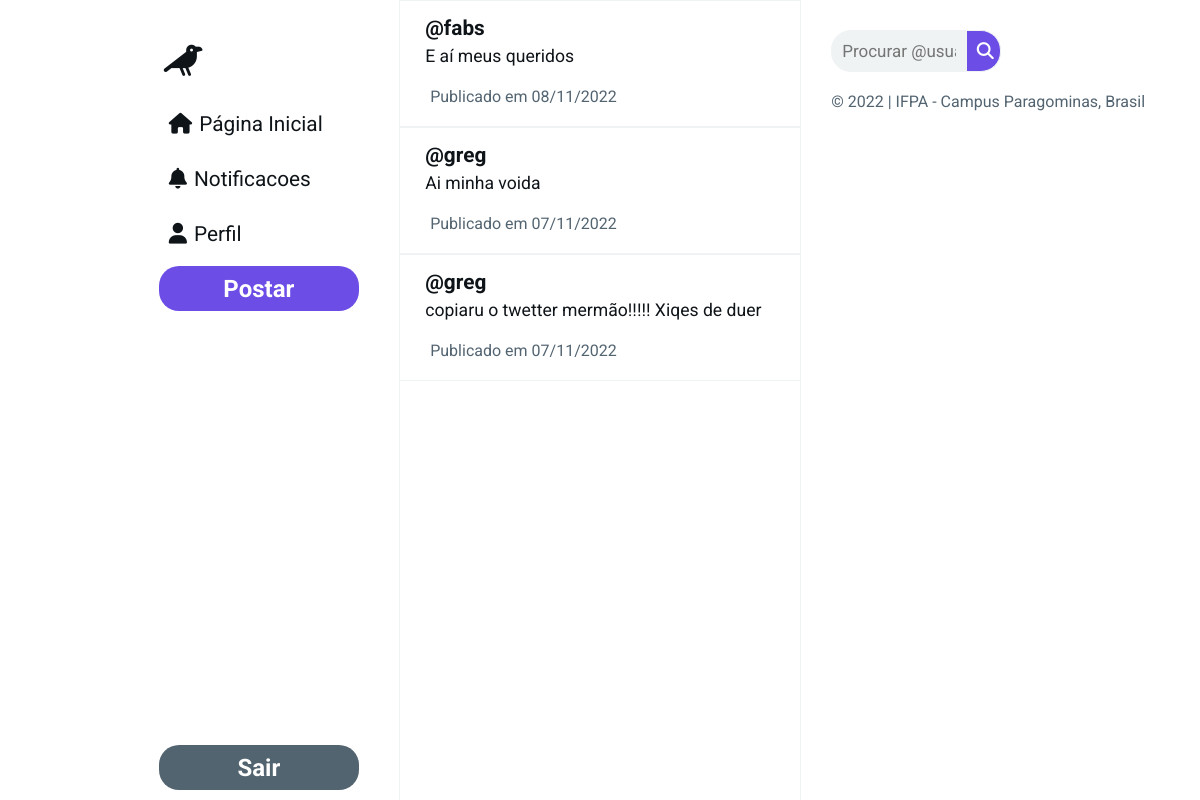
/home (signed in), run on the app's committed database.
### tables this page shows
CREATE TABLE Publicacoes(
    id INT AUTO_INCREMENT,
    texto VARCHAR(280) NOT NULL,
    dt_publicacao DATE NOT NULL,
    id_usuario INT NOT NULL,
    FOREIGN KEY(id_usuario) REFERENCES Usuarios(id),
    PRIMARY KEY(id)
);

CREATE TABLE Usuarios(
    id INT AUTO_INCREMENT,
    nome_usuario VARCHAR(16) NOT NULL UNIQUE,
    email VARCHAR(64) NOT NULL UNIQUE,
    senha VARCHAR(16) NOT NULL,
    dt_usuario DATE NOT NULL,
    PRIMARY KEY(id)
);

### pdo.php (called while the page is built, shortened)
<?php
$pdo = new PDO('mysql:host=localhost;dbname=dbsite', 'root', '');
$usuarioAtual = '';
$usuarioOn = isset($_SESSION['usuario']) ? 'true' : 'false';
if ($usuarioOn === 'true') {
    $usuarioAtual = $_SESSION['usuario'];
}
$getPostsDoUsuario = $pdo->prepare("SELECT u.nome_usuario, pub.texto, DATE_FORMAT(pub.dt_publicacao, '%d/%m/%Y') AS dt_publicacao FROM Publicacoes AS pub INNER JOIN Usuarios AS u ON u.id = pub.id_usuario WHERE u.nome_usuario = ?");
$getPostsDoUsuario->execute(array($usuarioAtual));
$postsUsuarioInfo = $getPostsDoUsuario->fetchAll();
if (!isset($_GET['usuario-pesquisado'])) {
    $pesquisou = false;
    $existePosts = true;
    $getPosts = $pdo->prepare("SELECT u.nome_usuario, pub.texto, DATE_FORMAT(pub.dt_publicacao, '%d/%m/%Y') AS dt_publicacao FROM Publicacoes AS pub INNER JOIN Usuarios AS u ON u.id = pub.id_usuario  ORDER BY pub.id DESC");
    $getPosts->execute();
    $posts = $getPosts->fetchAll();
}

### pages/home.php (the view, shortened to what this page needs)
<?php
if (!$pesquisou && $existePosts) {
    foreach ($posts as $key => $value) {
        if ($value['nome_usuario'] !== $usuarioAtual) {
            echo
            "
        <div class=\"post\">
            <p class=\"nome-usuario\"><a href=\"", INCLUDE_PATH, "${value['nome_usuario']}\">${value['nome_usuario']}</a></p>
            <p class=\"txt-post\">${value['texto']}</p>
            <div class=\"rodape-publicaco\">
                <p class=\"data-publicacao\">Publicado em ${value['dt_publicacao']}</p>
            </div>
        </div>";
        } else {
            echo
            "
        <div class=\"post\">
            <p class=\"nome-usuario\"><a href=\"", INCLUDE_PATH, "perfil\">${value['nome_usuario']}</a></p>
            <p class=\"txt-post\">${value['texto']}</p>
            <div class=\"rodape-publicaco\">
                <p class=\"data-publicacao\">Publicado em ${value['dt_publicacao']}</p>
            </div>
        </div>";
        }
    }
} else if ($pesquisou) {
    if ($encontrou) {
        foreach ($usuariosEncontrados as $key => $value) {
            if ($value['nome_usuario'] !== $usuarioAtual) {
                echo
                "
            <div class=\"post usuarios\">
                <p class=\"icon-perfil-minimizado\"><i class=\"fa-solid fa-user\"></i></p>
                <div>
                    <p class=\"nome-usuario\"><a href=\"", INCLUDE_PATH, "${value['nome_usuario']}\">${value['nome_usuario']}</a></p>
                    <p class=\"nome-completo-perfil\">${value['nome']} ${value['sobrenome']}</p>
                </div>
            </div>
            ";
            } else {
                echo
                "
            <div class=\"post usuarios\">
                <p class=\"icon-perfil-minimizado\"><i class=\"fa-solid fa-user\"></i></p>
                <div>
                    <p class=\"nome-usuario\"><a href=\"", INCLUDE_PATH, "perfil\">${value['nome_usuario']}</a></p>
                    <p class=\"nome-completo-perfil\">${value['nome']} ${value['sobrenome']}</p>
                </div>
            </div>
            ";
            }
        }
    } else {
        echo "<h2 class=\"sem-posts\"><i class=\"fa-solid fa-user-xmark\"></i> Ops... nenhum usuário encontrado.</h2>";
    }
} else {
    echo "<h2 class=\"sem-posts\"><i class=\"fa-solid fa-comment-slash\"></i> Ops... nada para ver aqui</h2>";
}

### index.php (shortened to what this page needs)
<?php
include('pdo.php');
?>
<!DOCTYPE html>
<html lang="pt-br">
<head>
    <link rel="stylesheet" href="<?php echo INCLUDE_PATH; ?>css/style.css">
</head>
<body>
    <?php
    if ($usuarioAtual !== '') {
        echo '
    <header>
        <nav>
            <h1><a href="' . INCLUDE_PATH . '"><i class="fa-solid fa-crow"></i></a></h1>
            <ul>
                <li><a href="' . INCLUDE_PATH . '" target="_self"><i class="fa-solid fa-house"></i> Página Inicial</a></li>
                <li><a href="' . INCLUDE_PATH . 'notificacoes" target="_self"><i class="fa-solid fa-bell"></i> Notificacoes</a></li>
                <li><a href="' . INCLUDE_PATH . 'perfil" target="_self"><i class="fa-solid fa-user"></i> Perfil</a></li>
            </ul>
            <button name="post" class="btn-post"><a href="' . INCLUDE_PATH . 'posts">Postar</a></button>
        </nav>
        <form action="" method="post">
            <button name="sair" class="btn-post sair show-modal" type="submit">Sair</button>
            </form>
    </header>';
    }
    ?>
    <main>
        <?php
        $url = isset($_GET['url']) ? $_GET['url'] : 'home';
        if (file_exists('pages/' . $url . '.php')) {
            include('pages/' . $url . '.php');
        } else {
            include('pages/404.php');
        }
        ?>
    </main>
    <?php
    if ($usuarioAtual !== '') {
        echo '
    <footer>
        <form action="' . INCLUDE_PATH . 'home" method="get" class="pesquisar-usuario">
            <input type="text" name="usuario-pesquisado" id="usuario-search" placeholder="Procurar @usuário...">
            <button type="hidden"><i class="fa fa-search"></i></button>
        </form>
        <p>© <span id="year"></span> | IFPA - Campus Paragominas, Brasil</p>
    </footer>';
    }
    ?>
</body>
</html>

### css/style.css (style rules this page uses)
* { padding: 0; margin: 0; box-sizing: border-box; font-family: 'Roboto', Arial, Helvetica, sans-serif; }
:root { --cor0: #0F1419; --cor1: #EFF3F4; --cor2: #6C4DE6; --cor3: #536471; --cor4: #EBECEC; --cor5: white; }
html, body { width: 100%; height: 100%; }
body { display: flex; flex-direction: row; flex-wrap: wrap; }
header, main, footer { display: block; margin: 0 auto; width: 33.3%; background-color: var(--cor5); }
a, li, p, label, h2, h1, button { color: var(--cor0); }
header { display: flex; flex-direction: column; flex-wrap: wrap; align-items: flex-end; justify-content: space-between; padding-top: 30px; padding-right: 40px; border-right: 1px solid var(--cor1); }
nav, nav>ul { display: flex; flex-direction: column; flex-wrap: wrap; align-items: flex-start; }
nav>ul>li { height: 45px; width: 200px; margin-top: 10px; padding-left: 10px; border-radius: 20px; list-style: none; text-align: start; }
nav>ul>li>a, h1>a { display: flex; flex-direction: row; flex-wrap: nowrap; align-items: center; height: 100%; width: 100%; text-decoration: none; font-size: 1.3em; color: var(--cor0); }
nav i { margin-right: 7px; }
h1 { padding: 5px; border-radius: 50px; }
h1, .btn-post { margin: 10px 0; cursor: pointer; }
.btn-post { height: 45px; width: 200px; text-align: center; font-size: 1.5em; font-weight: bold; border: none; border-radius: 20px; color: var(--cor5); background-color: var(--cor2); }
.btn-post>a { color: white; text-decoration: none; }
.sair { background-color: var(--cor3); }
footer { border-left: 1px solid var(--cor1); padding: 30px; }
.pesquisar-usuario { margin-bottom: 20px; }
form.pesquisar-usuario input[type=text] { padding: 10px; font-size: 17px; border: 1px solid var(--cor1); border-radius: 20px 0px 0px 20px; float: left; width: 40%; background-color: var(--cor1); }
form.pesquisar-usuario button { float: left; width: 10%; padding: 10px; background: var(--cor2); color: var(--cor5); font-size: 17px; border: 1px solid var(--cor1); border-left: none; border-radius: 0px 20px 20px 0px; cursor: pointer; }
form.pesquisar-usuario::after { content: ""; clear: both; display: table; }
footer>p { color: var(--cor3); }
div.post { background-color: var(--cor5); display: block; width: 100%; border-top: 1px solid var(--cor1); border-bottom: 1px solid var(--cor1); padding: 10px 20px; }
div.post>p { margin: 5px; }
.nome-usuario { font-size: 1.3em; font-weight: bold; }
.nome-usuario>a { color: var(--cor0); text-decoration: none; }
.txt-post { text-align: justify; font-size: 1.1em; line-height: 1.3em; padding-bottom: 4px; }
.rodape-publicaco { display: flex; flex-direction: row; flex-wrap: wrap; justify-content: space-between; }
.comentarios, .data-publicacao { border: none; background: none; padding: 10px; border-radius: 20px; font-size: 1em; cursor: pointer; }
p.data-publicacao { cursor: auto; display: block; color: var(--cor3); font-size: 1em; }

### data on the page
publicacoes: nome_usuario "@fabs", texto "E aí meus queridos", dt_publicacao "08/11/2022"
publicacoes: nome_usuario "@greg", texto "Ai minha voida", dt_publicacao "07/11/2022"
publicacoes: nome_usuario "@greg", texto "copiaru o twetter mermão!!!!! Xiqes de duer", dt_publicacao "07/11/2022"
